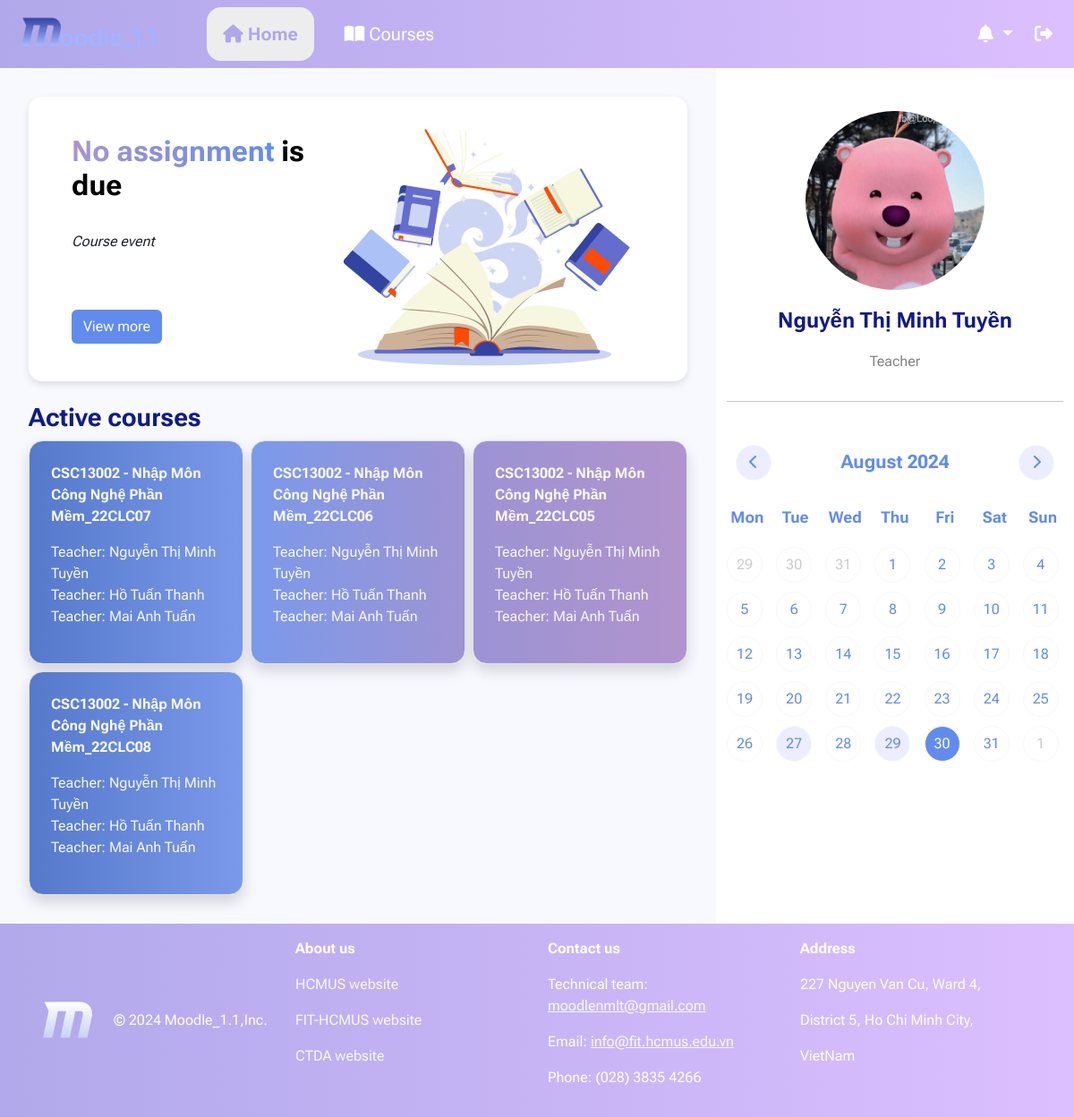
/home/ (signed in), run on the app's committed database.
### courses/models.py (models this page shows)
class CourseClass(models.Model):
    id = models.BigAutoField(primary_key=True)
    course = models.ForeignKey(Course, on_delete=models.CASCADE, blank=True, null=True)
    className = models.CharField(max_length=10)
    participants = models.ManyToManyField(User, blank=True)
    date_created = models.DateField(auto_now_add=True)
    date_end = models.DateField(blank=True, null=True)
    slug = models.SlugField()
    def is_course_end(self):
        return self.date_end < datetime.date.today()
    def __str__(self):
        return str(self.course) + '_' + self.className

class Course(models.Model):
    id = models.CharField(max_length=10, primary_key=True)
    name = models.CharField(max_length=100)
    date_created = models.DateField()
    def __str__(self):
        return self.id + ' - ' + self.name

### users/models.py (models this page shows)
class User(AbstractUser):
    class Gender(models.TextChoices):
        MALE = "MALE", "Male"
        FEMALE = "FEMALE", "Female"
        NONE = "NONE", "None"
    inClass = models.CharField(max_length=8, null=True, blank=True)
    birthday = models.DateField(blank=True, null=True)
    sex = models.CharField(max_length=6, choices=Gender, default=Gender.NONE)
    country = models.CharField(max_length=100, default="Viet Nam")
    city = models.CharField(max_length=100, default="Ho Chi Minh City")
    avatar = models.ImageField(default='users/avatar.svg', upload_to=upload_path_handle, validators=[file_size])

### moodle/views.py (the view)
# urls.py: 2. Add a URL to urlpatterns:  path('', views.home, name='home')
@login_required(login_url="users:login")
def home(request):
    user, notifications, events = getIn4(request)
    courses = []
    assignment = {'title': 'No assignment', 'date_closed': '', 'ForClass': ''}
    if Class.objects.filter(participants=user.id).exists():
        courses_temp = Class.objects.filter(participants=user.id).order_by('-date_created')
        if Assignment.objects.filter(ForClass__in=courses_temp).exists():
            ev = [x for x in Assignment.objects.filter(ForClass__in=courses_temp).order_by('date_opened', 'date_opened') if not x.is_closed()]
            if len(ev) == 0:
                assignment = {'title': 'No assignment', 'date_closed': '', 'ForClass': ''}
            else:
                assignment = min(ev, key=lambda date: abs(date.date_closed - datetime.datetime.now(datetime.timezone.utc)))
        for course in courses_temp:
            teacher = course.participants.filter(is_staff=1)
            courses.append({'course': course, 'teacher': teacher})
    return render(request, 'View_home.html', {'user': user, 'notifies' : notifications, 'events': events,
                                              'assignment' : assignment, 'courses' : courses})

### courses/models.py (called while the page is built)
    def is_closed(self):
        return self.date_closed < datetime.datetime.now(datetime.timezone.utc)

### templates/View_home.html (shortened to what this page needs)
{% extends "NavLayout.html" %}
{% load static %}
{% block content %}
<div class="container p-2">
    <div class="card px-5 py-3 custom-card border-0">
        <div class="row align-items-center">
            <div class="col">
                <h2 class="fw-bold">
                    <span class="text-primary gradient-text">{{ assignment.title }}</span>
                    <span class="text-black"> is due</span>
                </h2>
                <p class="text fst-italic">
                    <br>
                    <span>Course event</span>
                    <br>
                    <br>
                </p>
                <br>
                {% if assignment.ForClass == '' %}
                    <button class="btn" style="--bs-btn-bg: #618CEE; color: white; --bs-btn-hover-bg: #5579CB">View more</button>
                {% else %}
                    <button onclick="location.href='{% url 'courses:view_assignment' slug=assignment.ForClass.slug assignmentname=assignment.id %}';" class="btn rounded-3" style="--bs-btn-bg: #618CEE; color: white; --bs-btn-hover-bg: #5579CB">View more</button>
                {% endif %}
            </div>
            <div class="col-auto text-center">
                <img src="{% static 'img/home/potd.png' %}" alt="Illustration" class="illustration">
            </div>
        </div>
    </div>
    <br>
    <h3 class="fw-bold" style="color: #111B88">Active courses</h3>
    <div class="row row-cols-3 g-2 course-box">
        {% for course in courses %}
            {% if not course.course.is_course_end %}
                <div class="col-md-4">
                    <a href="{% url 'courses:class_page' slug=course.course.slug %}"
                       class="rounded-4 p-4 shadow border link-light link-underline link-underline-opacity-0 d-block h-100
                       {% cycle 'gradient-course1' 'gradient-course2' 'gradient-course3' as gradient_class %}
                       {{ gradient_class }}">
                        <p class= "fw-bold">{{ course.course }}</p>
                        <p>
                        {% for teacher in course.teacher %}
                            <span>Teacher: {{ teacher.first_name }} {{ teacher.last_name }}</span>
                            <br>
                        {% endfor %}
                        </p>
                    </a>
                </div>
            {% endif %}
        {% endfor %}
    </div>
</div>
{% endblock content %}

### templates/NavLayout.html (shortened to what this page needs)
{% load static %}
<!DOCTYPE html>
<html lang="en">
<head>
    <link href="https://cdn.jsdelivr.net/npm/bootstrap@5.3.3/dist/css/bootstrap.min.css" rel="stylesheet">
    <link rel="stylesheet" href="https://cdn.jsdelivr.net/npm/bootstrap-icons@1.11.3/font/bootstrap-icons.min.css">
    <link rel="stylesheet" href="{% static 'css/Nav.css' %}">
</head>
<body>
    <div class="container-fluid d-flex top-bar" style="background-image:linear-gradient(
        to right, #B0A8EA 0%, #DCBFFF 100%); z-index: 3;">
        <nav class="navbar navbar-expand">
            <div class="container-fluid">
                <a class="navbar-brand" role="button" href="{% url 'home' %}">
                    <img src="{% static "img/home/logo.png" %}" alt="logo" class="img-fluid" style="max-width: 80%;">
                </a>
                <div class="navbar-nav box_nav gap-4">
                    <a href="{% url 'home' %}" class="nav-link fs-5 text-center rounded-4" style = "{% if request.resolver_match.url_name == 'home' %}
                                                                            color:#AEA7E9; font-weight: 700 !important; background-color: rgb(237, 237, 237);
                                                                            {% elif request.resolver_match.url_name == 'profile' %}
                                                                            color:#AEA7E9; font-weight: 700 !important; background-color: rgb(237, 237, 237);
                                                                            {% elif request.resolver_match.url_name == 'all_announcements' %}
                                                                            color:#AEA7E9; font-weight: 700 !important; background-color: rgb(237, 237, 237);
                                                                            {% else %} color:#FFFFFF; {% endif %} width: 120px;">
                        <i class="fa-solid fa-house"></i>
                        Home
                    </a>
                    <a href="{% url 'courses:class_list' %}" class="nav-link fs-5 text-center rounded-4" style = " {% if request.resolver_match.url_name == 'class_list' %}
                                                                color:#AEA7E9; font-weight: 700 !important; background-color: rgb(237, 237, 237);
                                                            {% elif request.resolver_match.url_name == 'class_page' %}
                                                                color:#AEA7E9; font-weight: 700 !important; background-color: rgb(237, 237, 237);
                                                            {% elif request.resolver_match.url_name == 'participants' %}
                                                                color:#AEA7E9; font-weight: 700 !important; background-color: rgb(237, 237, 237);
                                                            {% elif request.resolver_match.url_name == 'view_announcement' %}
                                                                color:#AEA7E9; font-weight: 700 !important; background-color: rgb(237, 237, 237);
                                                            {% elif request.resolver_match.url_name == 'post_announcement' %}
                                                                color:#AEA7E9; font-weight: 700 !important; background-color: rgb(237, 237, 237);
                                                            {% elif request.resolver_match.url_name == 'view_material' %}
                                                                color:#AEA7E9; font-weight: 700 !important; background-color: rgb(237, 237, 237);
                                                            {% elif request.resolver_match.url_name == 'view_grading' %}
                                                                color:#AEA7E9; font-weight: 700 !important; background-color: rgb(237, 237, 237);
                                                            {% elif request.resolver_match.url_name == 'view_assignment' %}
                                                                color:#AEA7E9; font-weight: 700 !important; background-color: rgb(237, 237, 237);
                                                            {% elif request.resolver_match.url_name == 'view_all_grades' %}
                                                                color:#AEA7E9; font-weight: 700 !important; background-color: rgb(237, 237, 237);
                                                            {% elif request.resolver_match.url_name == 'view_comment' %}
                                                                color:#AEA7E9; font-weight: 700 !important; background-color: rgb(237, 237, 237);
                                                            {% else %} color:#FFFFFF; {% endif %} width: 120px;">
                        <i class="fa-solid fa-book-open"></i>
                        Courses
                    </a>
                </div>
            </div>
        </nav>
        <div class="ms-auto d-flex align-items-center" style="color: #FFFFFF;">
            <div class="dropdown">
                <button class="btn btn-outline-secondary fs-5 dropdown-toggle" type="button" data-bs-toggle="dropdown"
                style="--bs-btn-border-color: none; --bs-btn-color: #fff; --bs-btn-hover-bg: #ddd;
                --bs-btn-active-bg: rgb(237, 237, 237); --bs-btn-active-color: #AEA7E9;">
                    <i class="fa-solid fa-bell"></i>
                </button>
            </div>
            <button type="button" class="btn btn-outline-secondary fs-5" data-bs-toggle="modal" data-bs-target="#LogoutModal"
            style="--bs-btn-border-color: none; --bs-btn-hover-bg: #ddd; --bs-btn-active-bg: #ddd; --bs-btn-color: #fff">
                <i class="fa-solid fa-right-from-bracket"></i>
            </button>
        </div>
    </div>
    <div class="container-fluid" style="min-height: 90vh">
        <div class="row">
            <div class="col col-xxl-9 col-xl-8 col-lg-7 col-md-7 col-sm-6 border-1 rounded-5 p-4">
                {% block content %}
                {% endblock content %}
            </div>
            <div class="col col-xxl-3 col-xl-4 col-lg-5 col-md-5 col-sm-6 bg-white">
                <div class=" mt-5">
                    <a href="{% url 'users:profile' %}" class="d-flex flex-column align-items-center link-dark link-underline link-underline-opacity-0">
                        <img src="{{ user.avatar.url }}" alt="avatar" width="200" height="200" style="border-radius: 50%; object-fit: cover;">
                        <p class="mt-3 fs-4 fw-bold" style="color: #111B88">{{ user.first_name }} {{ user.last_name }}</p>
                        <p class="fs-6" style="color: #828282">{% if user.is_superuser %}
                                Admin
                            {% elif user.is_staff %}
                                Teacher
                            {% else %}
                                Student
                            {% endif %}
                        </p>
                    </a>
                </div>
                <hr>
                <div class="d-flex calendar">
                    <div class="calendar header d-flex flex-row">
                        <button id="prev" type="button" class="btn btn-outline-light" style="background-color: #ECEEFF; color: #618CEE;">
                            <i class="fa-solid fa-chevron-left"></i>
                        </button>
                        <div class="calendar month" id="monthYear"></div>
                        <button id="next" type="button" class="btn btn-outline-light" style="background-color: #ECEEFF; color: #618CEE;">
                            <i class="fa-solid fa-chevron-right"></i>
                        </button>
                    </div>
                    <div class="calendar days">
                        <div class="day me-2">Mon</div>
                        <div class="day me-2">Tue</div>
                        <div class="day me-1">Wed</div>
                        <div class="day">Thu</div>
                        <div class="day ms-1">Fri</div>
                        <div class="day ms-2">Sat</div>
                        <div class="day ms-2">Sun</div>
                    </div>
                    <div class="calendar dates" id="dates"></div>
                </div>
            </div>
        </div>
    </div>
    <div class="container-fluid py-3 px-5" style="background-image:linear-gradient(
        to right, #B1A9EB 0%, #DCBFFF 100%); color: #FFFFFF">
        <div class="row" >
            <div class="col-3 d-flex align-items-center">
                <img src="{% static "img/home/letterM1.png" %}" alt="LetterM" class="d-inline-block align-text-center me-4">
                © 2024 Moodle_1.1,Inc.
            </div>
            <div class="col-3 d-flex flex-column">
                <p class="fw-bold">About us</p>
                <p><a href="https://hcmus.edu.vn/" class="link-light link-offset-2 link-underline link-underline-opacity-0">
                    HCMUS website
                </a></p>
                <p><a href="https://www.fit.hcmus.edu.vn/" class="link-light link-offset-2 link-underline link-underline-opacity-0">
                    FIT-HCMUS website
                </a></p>
                <p><a href="https://www.ctda.hcmus.edu.vn/" class="link-light link-offset-2 link-underline link-underline-opacity-0">
                    CTDA website
                </a></p>
            </div>
            <div class="col-3 d-flex flex-column">
                <p class="fw-bold">Contact us</p>
                <p>Technical team: <a href="mailto: moodlenmlt@gmail.com"  class="link-light">  moodlenmlt@gmail.com </a></p>
                <p>Email: <a href="mailto: info@fit.hcmus.edu.vn" class="link-light">  info@fit.hcmus.edu.vn </a></p>
                <p>Phone: (028) 3835 4266</p>
            </div>
            <div class="col-3 d-flex flex-column">
                <p class="fw-bold">Address</p>
                <p>227 Nguyen Van Cu, Ward 4,</p>
                <p>District 5, Ho Chi Minh City,</p>
                <p>VietNam</p>
            </div>
        </div>
    </div>
</body>
</html>

### static/css/Nav.css (style rules this page uses)
body { font-family: "Roboto Flex", sans-serif; background-color: #F8F9FE; }
.top-bar { position: sticky; top: 0; }
.box_nav { text-align: left; }
.box_nav a { display: inline-block; padding: 15px 30px; text-decoration: none; }
.custom-card { border-radius: 15px; box-shadow: 0 4px 8px rgba(0, 0, 0, 0.1); }
.illustration { max-width: 100%; height: auto; }

### templates/View_home.html (style rules this page uses)
.gradient-text { background: linear-gradient(to right, #AB94CC , #618CEE); -webkit-background-clip: text; -webkit-text-fill-color: transparent; }
.text-black { color: black; }
.gradient-course1 { background: linear-gradient(to right, #5579CB, #7B99EA); color: white; }
.gradient-course2 { background: linear-gradient(to right, #7B99EA, #9E94D4); color: white; }
.gradient-course3 { background: linear-gradient(to right, #9C93D4, #B194CD); color: white; }

### data on the page
CourseClass: course "CSC13002 - Nhập Môn Công Nghệ Phần Mềm_22CLC07"
User: first_name "Nguyễn Thị Minh", last_name "Tuyền", avatar (picture)
User: first_name "Hồ Tuấn", last_name "Thanh"
User: first_name "Mai Anh", last_name "Tuấn"
CourseClass: course "CSC13002 - Nhập Môn Công Nghệ Phần Mềm_22CLC06"
CourseClass: course "CSC13002 - Nhập Môn Công Nghệ Phần Mềm_22CLC05"
CourseClass: course "CSC13002 - Nhập Môn Công Nghệ Phần Mềm_22CLC08"

### other printed values
{{ assignment.title }} "No assignment"
